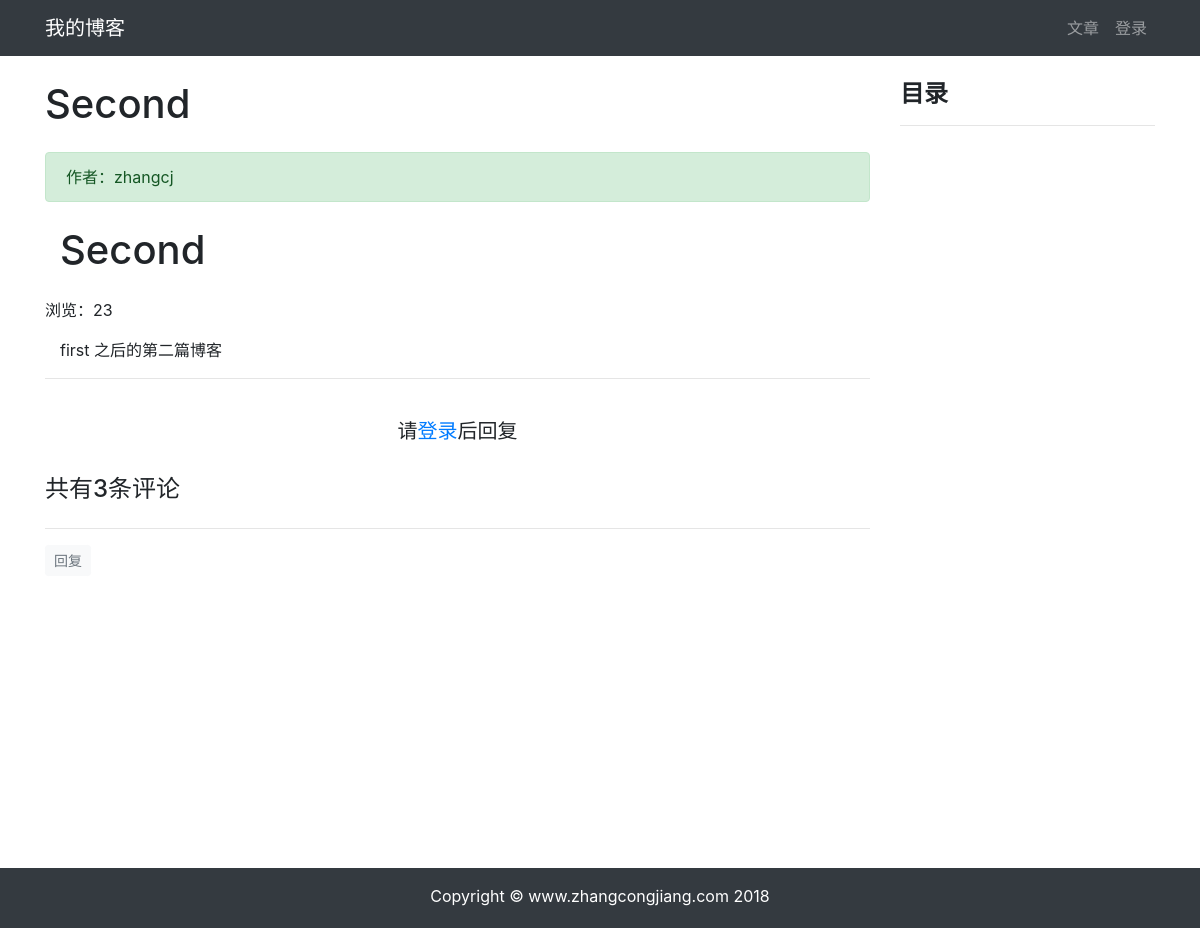
The app's page /article/article-detail/11/ with its own data.
### article/models.py (models this page shows, shortened)
class ArticlePost(models.Model):
    author = models.ForeignKey(User, on_delete=models.CASCADE)
    avatar = ProcessedImageField(
        upload_to='article/%Y%m%d',
        processors=[ResizeToFit(width=350)],
        format='JPEG',
        options={'quality': 100},
    )
    title = models.CharField(max_length=100)
    body = models.TextField()
    created = models.DateTimeField(default=timezone.now)
    updated = models.DateTimeField(auto_now=True)
    tags = TaggableManager(blank=True)
    total_views = models.PositiveIntegerField(default=0)
    column = models.ForeignKey(
        ArticleColumn,
        null=True,
        blank=True,
        on_delete=models.CASCADE,
        related_name='article'
    )
    class Meta:
        ordering = ('-created',)

### article/views.py (the view)
# urls.py: path('article-detail/<int:id>/', views.article_detail, name='article_detail'),
def article_detail(request, id):
    article = ArticlePost.objects.get(id=id)
    comments = Comment.objects.filter(article=id)
    comment_form = CommentForm()
    article.total_views += 1
    article.save(update_fields=['total_views'])
    md = markdown.Markdown(
        extensions=[
            'markdown.extensions.extra',
            'markdown.extensions.codehilite',
            'markdown.extensions.toc',
        ]
    )
    article.body = md.convert(article.body)
    context = {'article': article, 'toc': md.toc, 'comments': comments, 'comment_form': comment_form, }
    return render(request, 'article/detail.html', context)

### templates/article/detail.html (shortened to what this page needs)
{% extends "base.html" %}
{% load staticfiles %}
{% block content %}
    <div class="container">
        <div class="row">
            <div class="col-9">
                <h1 class="mt-4 mb-4">{{ article.title }}</h1>
                <div class="alert alert-success">
                    作者：{{ article.author }}
                </div>
                <h1 class="col-12 mt-4 mb-4">{{ article.title }}</h1>
                <div>
                    浏览：{{ article.total_views }}
                </div>
                <div class="col-12">
                    <p>{{ article.body|safe }}</p>
                </div>
                <hr>
                {% if user.is_authenticated %}
                    <div>
                        <form
                                action="{% url 'comment:post_comment' article.id %}"
                                method="POST"
                        >
                            {% csrf_token %}
                            <div class="form-group">
                                <label for="body">
                                    <strong>
                                        我也要发言：
                                    </strong>
                                </label>
                                <div>
                                    {{ comment_form.media }}
                                    {{ comment_form.body }}
                                </div>
                            </div>
                            <button type="submit" class="btn btn-primary ">发送</button>
                        </form>
                    </div>
                    <br>
                {% else %}
                    <br>
                    <h5 class="row justify-content-center">
                        请<a href="{% url 'userprofile:login' %}">登录</a>后回复
                    </h5>
                    <br>
                {% endif %}
                {% load mptt_tags %}
                <h4>共有{{ comments.count }}条评论</h4>
                <div class="row">
                    {% recursetree comments %}
                        {% with comment=node %}
                            <div class="{% if comment.reply_to %}
                                    offset-1 col-11
                                    {% else %}
                                    col-12
                                    {% endif %}"
                                 id="comment_elem_{{ comment.id }}"
                            >
                                <hr>
                                <div>
                                    {% if user.is_authenticated %}
                                        <button type="button"
                                                class="btn btn-light btn-sm text-muted"
                                                onclick="load_modal({{ article.id }}, {{ comment.id }})"
                                        >
                                            回复
                                        </button>
                                    {% else %}
                                        <a class="btn btn-light btn-sm text-muted"
                                           href="{% url 'userprofile:login' %}"
                                        >
                                            回复
                                        </a>
                                    {% endif %}
                                </div>
                            </div>
                        {% endwith %}
                    {% endrecursetree %}
                </div>
            </div>
            <div class="col-3 mt-4" id="sidebar" class="sidebar">
                <div class="sidebar__inner">
                    <h4><strong>目录</strong></h4>
                    <hr>
                </div>
            </div>
        </div>
    </div>
{% endblock content %}

### templates/article/detail.html (style rules this page uses)
.sidebar__inner { transform: translate(0, 0); transform: translate3d(0, 0, 0); will-change: position, transform; }

### templates/base.html (style rules this page uses)
html, body { height: 100%; margin: 0; }

### records on screen
ArticlePost: title "Second", author "zhangcj", total_views "23", body "first 之后的第二篇博客"

### other values on screen
{{ comments.count }} "3"
